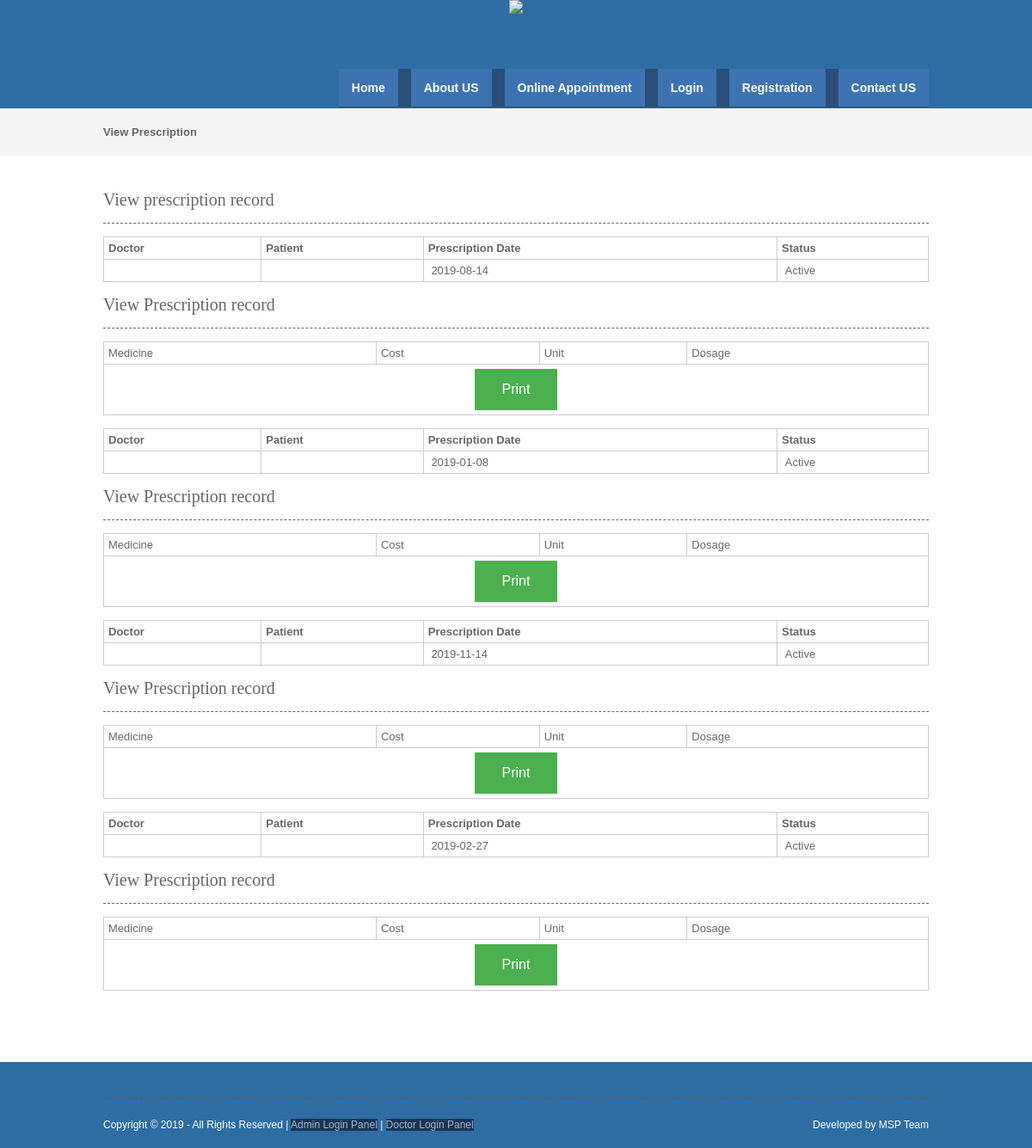
Screenshot of /viewprescription.php with the database file from the repository.
### tables this page shows
CREATE TABLE `prescription` (
  `prescriptionid` int(10) NOT NULL,
  `treatment_records_id` int(10) NOT NULL,
  `doctorid` int(10) NOT NULL,
  `patientid` int(10) NOT NULL,
  `prescriptiondate` date NOT NULL,
  `status` varchar(10) NOT NULL,
  `appointmentid` int(10) NOT NULL
);

### viewprescription.php (the view, shortened to what this page needs)
<?php
include("header.php");
include("dbconnection.php");
?>
<div class="wrapper col2">
  <div id="breadcrumb">
    <ul>
      <li class="first">View Prescription</li></ul>
  </div>
</div>
<div class="wrapper col4">
  <div id="container">
    <h1>View prescription record</h1>
<?php
$sql ="SELECT * FROM prescription";
$qsql = mysqli_query($con,$sql);
while($rs = mysqli_fetch_array($qsql))
{
	$sqlpatient = "SELECT * FROM patient WHERE patientid='$rs[patientid]'";
	$qsqlpatient = mysqli_query($con,$sqlpatient);
	$rspatient = mysqli_fetch_array($qsqlpatient);
	$sqldoctor = "SELECT * FROM doctor WHERE doctorid='$rs[doctorid]'";
	$qsqldoctor = mysqli_query($con,$sqldoctor);
	$rsdoctor = mysqli_fetch_array($qsqldoctor);
?>
    <table width="200" border="3">
          <tbody>
            <tr>
              <td><strong>Doctor</strong></td>
              <td><strong>Patient</strong></td>
              <td><strong>Prescription Date</strong></td>
              <td><strong>Status</strong></td>
            </tr>
              <?php
            echo "<tr>
              <td>&nbsp;$rsdoctor[doctorname]</td>
              <td>&nbsp;$rspatient[patientname]</td>
               <td>&nbsp;$rs[prescriptiondate]</td>
            <td>&nbsp;$rs[status]</td>
            </tr>";
            ?>
          </tbody>
        </table>
      <h1>View Prescription record</h1>
        <table width="200" border="3">
          <tbody>
            <tr>
              <td>Medicine</td>
              <td>Cost</td>
              <td>Unit</td>
              <td>Dosage</td>
            </tr>
            <tr>
              <td colspan="6"><div align="center">
                <input type="submit" name="print" id="print" value="Print" onclick="myFunction()"/>
              </div></td>
              </tr>
          </tbody>
        </table>
<?php
}
?>        <p>&nbsp;</p>
  </div>
</div>
<?php
include("footer.php");
?>

### layout/styles/layout.css (style rules this page uses)
html { overflow-y:scroll; }
body { margin:0; padding:0; font-size:13px; font-family:verdana, Arial, Helvetica, sans-serif; color:#FFFFFF; background-color:#4F473A; }
div.wrapper { display:block; width:100%; margin:0; text-align:left; }
.col2 { color:#666666; background-color:#F5F5F5; }
.col3, .col4 { color:#666666; background-color:#FFFFFF; }
#head, #gallery, #breadcrumb, #container, #footer { display:block; position:relative; width:960px; margin:0 auto; }
#breadcrumb { padding:20px 0; }
#breadcrumb ul { margin:0; padding:0; list-style:none; }
#breadcrumb ul li { display:inline; }
#breadcrumb ul li.first { font-weight:bold; }
#container { padding:40px 0; }
#container h1, #container h2, #container h3, #container h4, #container h5, #container h6 { margin:0 0 15px 0; padding:0 0 15px 0; line-height:normal; font-weight:normal; font-size:20px; font-family:Georgia, "Times New Roman", Times, serif; border-bottom:1px dashed #666666; }

### layout/styles/tables.css (style rules this page uses)
table { width:100%; border-collapse:collapse; table-layout:auto; vertical-align:top; margin-bottom:15px; border:1px solid #CCCCCC; }
table tbody td { vertical-align:top; border-collapse:collapse; border-left:1px solid #CCCCCC; border-right:1px solid #CCCCCC; }
table thead th, table tbody td { padding:5px; border-collapse:collapse; }

### header.php (style rules this page uses)
input[type=submit] { background-color: #4CAF50; border: none; cursor:pointer; color: white; padding: 15px 32px; text-align: center; text-decoration: none; display: inline-block; font-size: 16px; }

### rows the page displays
prescription: prescriptiondate "2019-08-14", status "Active"
prescription: prescriptiondate "2019-01-08", status "Active"
prescription: prescriptiondate "2019-11-14", status "Active"
prescription: prescriptiondate "2019-02-27", status "Active"
